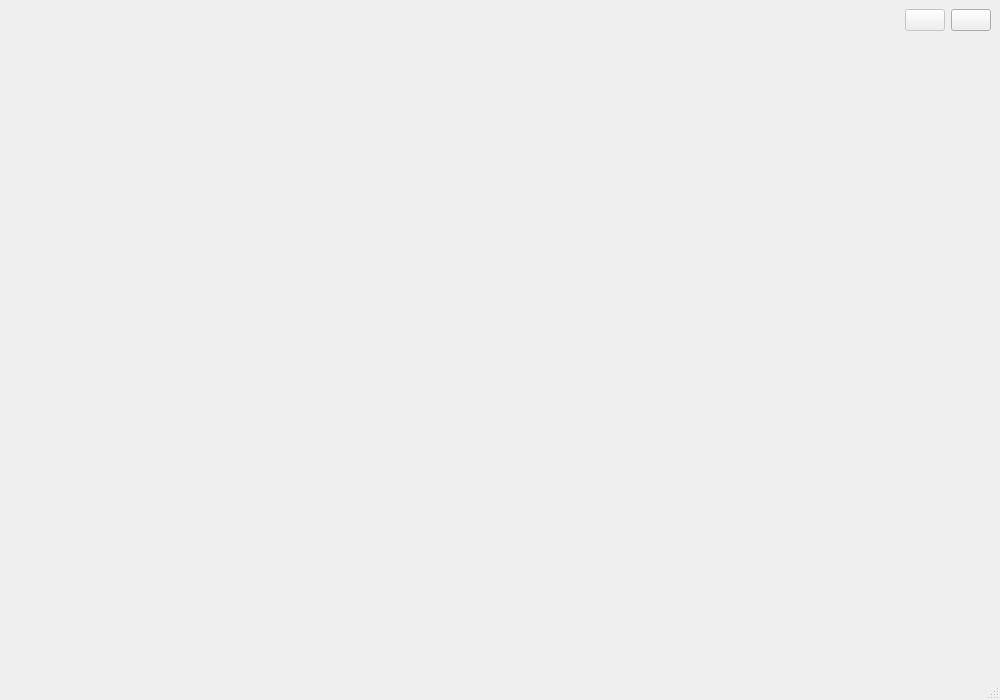
<?xml version="1.0" encoding="UTF-8"?>
<ui version="4.0">
 <class>MainWindow</class>
 <widget class="QMainWindow" name="MainWindow">
  <property name="geometry">
   <rect>
    <x>0</x>
    <y>0</y>
    <width>1000</width>
    <height>700</height>
   </rect>
  </property>
  <property name="minimumSize">
   <size>
    <width>950</width>
    <height>700</height>
   </size>
  </property>
  <property name="windowTitle">
   <string>MainWindow</string>
  </property>
  <property name="windowIcon">
   <iconset>
    <normaloff>../img/icon.ico</normaloff>../img/icon.ico</iconset>
  </property>
  <property name="iconSize">
   <size>
    <width>24</width>
    <height>24</height>
   </size>
  </property>
  <widget class="QWidget" name="centralwidget">
   <layout class="QVBoxLayout" name="verticalLayout_2">
    <item>
     <layout class="QHBoxLayout" name="horizontalLayout_2">
      <item>
       <spacer name="horizontalSpacer_3">
        <property name="orientation">
         <enum>Qt::Horizontal</enum>
        </property>
        <property name="sizeHint" stdset="0">
         <size>
          <width>40</width>
          <height>20</height>
         </size>
        </property>
       </spacer>
      </item>
      <item>
       <layout class="QHBoxLayout" name="menuBarLayout">
        <item>
         <widget class="QPushButton" name="backButton">
          <property name="enabled">
           <bool>false</bool>
          </property>
          <property name="text">
           <string/>
          </property>
          <property name="icon">
           <iconset>
            <normaloff>../img/back-img.png</normaloff>../img/back-img.png</iconset>
          </property>
          <property name="iconSize">
           <size>
            <width>32</width>
            <height>32</height>
           </size>
          </property>
         </widget>
        </item>
        <item>
         <widget class="QPushButton" name="settingsButton">
          <property name="text">
           <string/>
          </property>
          <property name="icon">
           <iconset>
            <normaloff>../img/settings-img.png</normaloff>../img/settings-img.png</iconset>
          </property>
          <property name="iconSize">
           <size>
            <width>32</width>
            <height>32</height>
           </size>
          </property>
         </widget>
        </item>
       </layout>
      </item>
     </layout>
    </item>
    <item>
     <spacer name="verticalSpacer_2">
      <property name="orientation">
       <enum>Qt::Vertical</enum>
      </property>
      <property name="sizeHint" stdset="0">
       <size>
        <width>20</width>
        <height>40</height>
       </size>
      </property>
     </spacer>
    </item>
    <item>
     <layout class="QHBoxLayout" name="horizontalLayout">
      <property name="bottomMargin">
       <number>60</number>
      </property>
      <item>
       <spacer name="horizontalSpacer">
        <property name="orientation">
         <enum>Qt::Horizontal</enum>
        </property>
        <property name="sizeHint" stdset="0">
         <size>
          <width>40</width>
          <height>20</height>
         </size>
        </property>
       </spacer>
      </item>
      <item>
       <layout class="QVBoxLayout" name="contentLayout"/>
      </item>
      <item>
       <spacer name="horizontalSpacer_2">
        <property name="orientation">
         <enum>Qt::Horizontal</enum>
        </property>
        <property name="sizeHint" stdset="0">
         <size>
          <width>40</width>
          <height>20</height>
         </size>
        </property>
       </spacer>
      </item>
     </layout>
    </item>
    <item>
     <spacer name="verticalSpacer">
      <property name="orientation">
       <enum>Qt::Vertical</enum>
      </property>
      <property name="sizeHint" stdset="0">
       <size>
        <width>20</width>
        <height>40</height>
       </size>
      </property>
     </spacer>
    </item>
   </layout>
  </widget>
  <widget class="QStatusBar" name="statusbar"/>
 </widget>
 <resources/>
 <connections/>
</ui>
